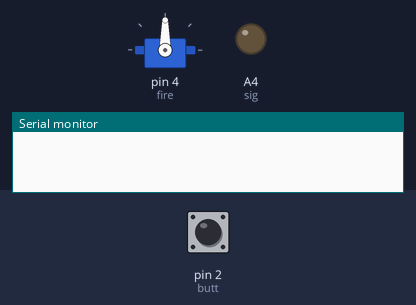
Simulated run of this sketch. Board: Arduino Uno, built with avr-gcc and run on an emulated ATmega328P. On the bench: servo, output pins drawn as LEDs (lit = HIGH), the last lines printed to the serial monitor. Dashed ring = blinking. The test bench sets the inputs (shaded band); at power-on: pin 2 (butt) LOW.

Above: at 1.2 s.
1.3 s: pin 2 (butt) pulled HIGH for 0.15 s
At 3.9 s:
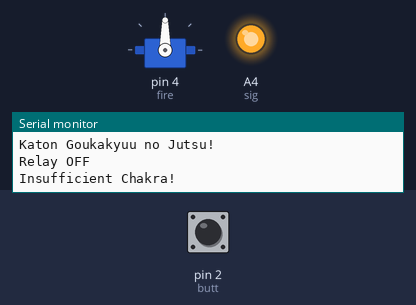
4.4 s: pin 2 (butt) pulled HIGH for 1 s
At 5.1 s:
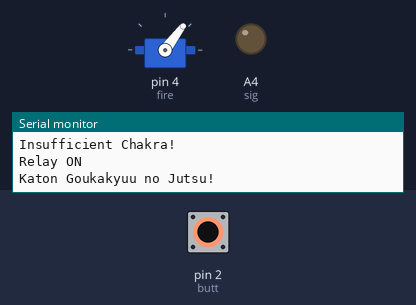
7.7 s: pin 2 (butt) pulled HIGH for 3.2 s
At 9.4 s:
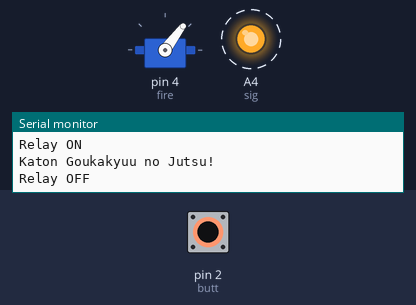
Timing chart, 0 to 12.8 s (numbered marks = the images above; inputs shaded):
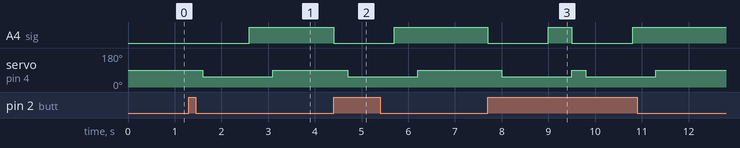

The sketch:

katon_jutsu.ino
```cpp
#include <Servo.h>

Servo Servo1;

// Components Pins
const int sig = A4;   // Relay Module
const int fire = 4;   // Servo
const int butt = 2;   // Button

int s_butt = 0;

// Servos angle to ON/OFF
int ser_on = 53;
int ser_off = 90;

void setup(){
  Serial.begin(9600);
  Servo1.attach(fire);
  pinMode(sig, OUTPUT);
  pinMode(butt, INPUT);
}

void loop(){
  s_butt = digitalRead(butt);

  if (s_butt == HIGH)
  {
    // Relay ON
    digitalWrite(sig, LOW);
    Serial.println("Relay ON");

    delay(300);

    // FIRE ON
    Servo1.write(ser_on);
    Serial.println("Katon Goukakyuu no Jutsu!");

    delay(1000);

    // Relay OFF
    digitalWrite(sig, HIGH);
    Serial.println("Relay OFF");

    delay(500);

    // FIRE OFF
    Servo1.write(ser_off);
    Serial.println("Insufficient Chakra!");
  }
}
```

Measured:
- after the input at 1.3 s, A4 (sig): LOW → HIGH after 1.3 s; servo on pin 4 (fire): 90° → 53° after 0.30 s, → 90° 1.5 s later
- after the input at 4.4 s, A4 (sig): HIGH → LOW at once, → HIGH 1.3 s later; servo on pin 4 (fire): 90° → 53° after 0.30 s, → 90° 1.5 s later
- after the input at 7.7 s, A4 (sig): alternates HIGH for 0.50 s and LOW for 1.3 s, 4 changes in all, then stays HIGH, starting at once; servo on pin 4 (fire): alternates 90° for 0.30 s and 53° for 1.5 s, 4 changes in all, then stays 90°, starting after 0.30 s
